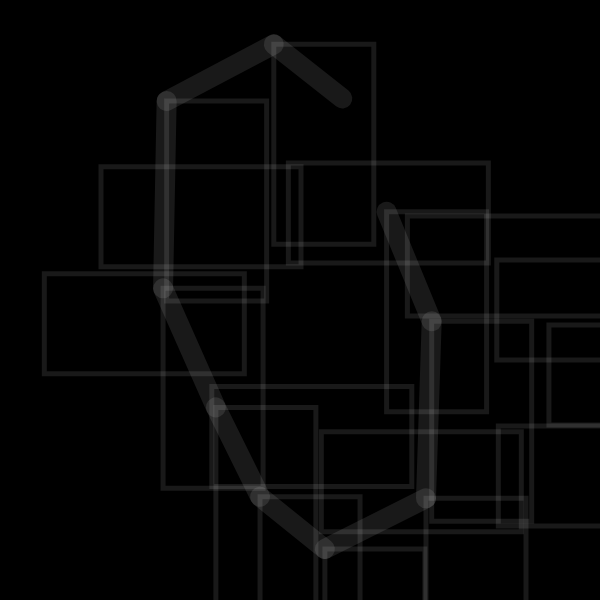
Frame 1 (no input)
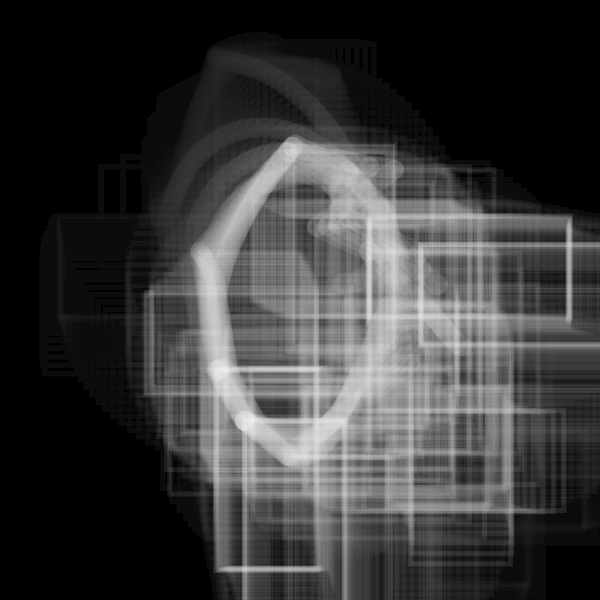
Frame 60 (no input)
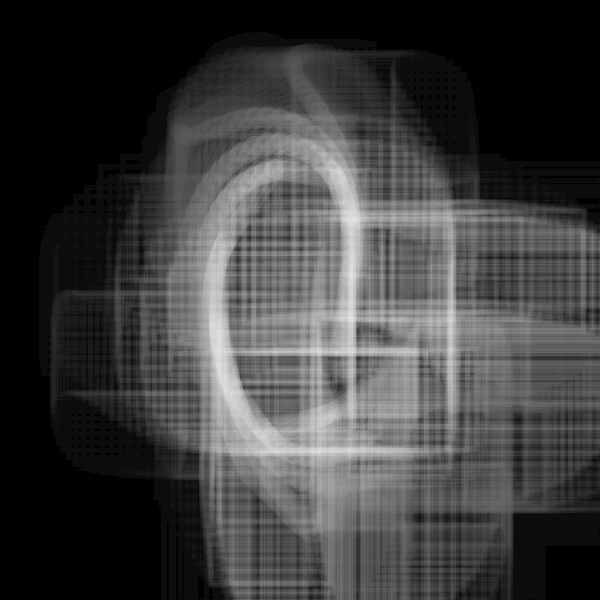
Frame 120 (the mouse pressed at the canvas centre since frame 60)

The p5.js sketch that drew these frames (run headless with seeded random() and noise() and a simulated clock; from frame 60 on, the mouse is pressed at the canvas centre):

// p5.js sketch
// ── sketch.js
let _aryLine = [];

let _minWidth;

function setObject() {
  _minWidth = min(width, height) * 0.8;
  strokeWeight(_minWidth/40);
  stroke(255);
  noFill();
  let numLine = 1;
  for (let i = 0; i < numLine; i++) {
    _aryLine[i] = new BendLine();
  }
}

function setup() {
  w = 600;
  var canvas;
    if(windowWidth>=600 && windowHeight >=600){
      canvas = createCanvas(600, 600);
    }
    else{
      canvas = createCanvas(windowWidth, windowHeight - 100);
    }

  var x = (windowWidth - width) / 2;
  var y = (windowHeight - height) / 2;

  canvas.position(x, y);
  background(0);
  setObject();
}



class BendLine {
  constructor() {
    this.r = _minWidth / 3;
    this.numPoints = 10;
    this.aryXy = [];
    for (let i = 0; i < this.numPoints; i++) {
      let ang = 2*PI / this.numPoints * i;
      this.aryXy[i] = createVector(this.r/2 * cos(ang), this.r * sin(ang));
    }
    
    this.numBend = 20;
    this.aryRParameter = [];
    for (let i = 0; i < this.numBend; i++) {
      this.aryRParameter[i] = [this.r / 10 * 1**i, random(8*PI), 2*PI / random(50, 200)];//[max, init, speed]
    }
    this.aryinitAngParameter = [];
    for (let i = 0; i < this.numBend; i++) {
      this.aryinitAngParameter[i] = [PI, random(PI), 2*PI / random(100, 500)];//[max, init, speed]
    }
    this.aryAngStep = [];
    for (let i = 0; i < this.numBend; i++) {
      this.aryAngStep[i] = PI / this.numPoints * int(random(2, i));
    }
    this.numCycle = 2;
  }
  update() {
    this.updateR();
    this.updateInitAng();
    this.newAryXy = this.aryXy;
    for (let i = 0; i < this.numBend; i++) {
      this.newAryXy = bend(this.newAryXy, this.aryR[i], this.aryinitAng[i], this.aryAngStep[i], this.numCycle);
    }
  }
  updateR() {
    this.aryR = [];
    for (let i = 0; i < this.aryRParameter.length; i++) {
      this.aryR[i] = this.aryRParameter[i][0] * (sin(this.aryRParameter[i][1] + this.aryRParameter[i][2] * frameCount));
    }
  }
  updateInitAng() {
    this.aryinitAng = [];
    for (let i = 0; i < this.aryinitAngParameter.length; i++) {
      this.aryinitAng[i] = this.aryinitAngParameter[i][1] + this.aryinitAngParameter[i][0] * (cos(this.aryinitAngParameter[i][2] * frameCount));
    }
  }
  draw() {
    beginShape();
    for (let i = 0; i < this.newAryXy.length-1; i++) {
      noFill();
  strokeWeight(5)
      rect(this.newAryXy[i].y, this.newAryXy[i].x, 200, 100);
      rect(this.newAryXy[i].x, this.newAryXy[i].y, 100, 200);

      strokeWeight(20)

      line(this.newAryXy[i].x, this.newAryXy[i].y, this.newAryXy[i+1].x, this.newAryXy[i+1].y);
    }
    endShape(CLOSE);
  }
}

function bend(aryXy, r, initAng, angStep, numCycle) {
  let aryXy2 = aryXy;
  for (let j = 0; j < numCycle; j++) {
    let aryXyNew = [];
    for (let i = 0; i < aryXy2.length; i++) {
      let xy_1_2 = p5.Vector.sub(aryXy2[(i+1)%aryXy2.length], aryXy2[i]);
      let ang = initAng + angStep * i;
      xy_1_2.rotate(-PI).setMag(r * atan(ang));
      let xy = p5.Vector.add(aryXy2[i], xy_1_2);
      aryXyNew.push(xy);
    }
    aryXy2 = aryXyNew;
  }

  return aryXy2;
}

function draw() {
  background(0, 10);
  fill(50)
  stroke(255, 25)
  translate(width/2, height/2);
  for (let i = 0; i < _aryLine.length; i++) {
    _aryLine[i].update();
    _aryLine[i].draw();
  }
}
